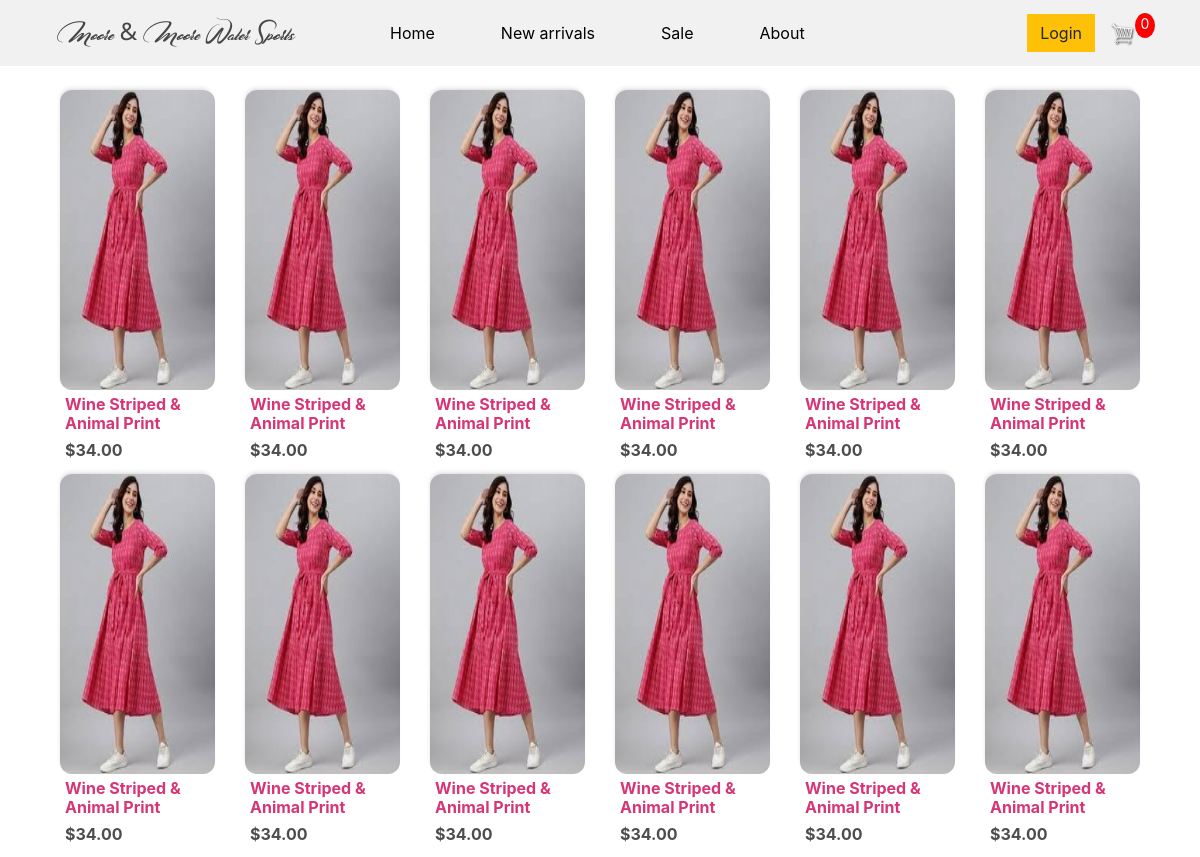
/categorys/, run on the app's committed database.
### my_app/models.py (models this page shows, shortened)
class CategoryItem(models.Model):
    name = models.CharField(max_length=200, null=True)
    price = models.CharField(max_length=200)
    image = models.ImageField(null=True, blank=True)

### my_app/views.py (the view)
# urls.py: path('categorys/', views.categorys, name="categorys"),
def categorys(request):
      categorysitem = CategoryItem.objects.all()
      context = {'categorysitem' : categorysitem}
      return render(request, 'store/category.html', context)

### my_app/templates/store/category.html
{% extends 'store/main.html' %}
{% load static %}
{% block content %}
<div class="container">
    <div class="row">
        {% for categorysitem in categorysitem %}
        <a href="{% url 'categroy_detail' categorysitem.id %}" class="col-lg-2" style="position: relative; text-decoration: none;">
            <img class="thumbnail" style="height: 300px;border-radius: 12px;" src="{{categorysitem.image.url}}">
            <div style="padding: 5px;border-radius: 12px;border: none;">
                <h6 href="" style="border: none;border-radius: 12px;outline: none;color: #d73676;">
                    <strong>{{categorysitem.name}}</strong>
                </h6>
                <h6><strong>${{categorysitem.price|floatformat:2}}</strong></h6>
            </div>
        </a>
        {% endfor %}
    </div>
</div>
{% endblock content %}

### my_app/static/css/main.css (style rules this page uses)
body { background-color: #fff; }
h1,h2,h3,h4,h5,h6 { color:hsl(0, 0%, 30%); }
.thumbnail { width: 100%; height: 240px; -webkit-box-shadow: -1px -3px 5px -2px rgba(214,214,214,1); -moz-box-shadow: -1px -3px 5px -2px rgba(214,214,214,1); box-shadow: -1px -3px 5px -2px rgba(214,214,214,1); }

### data on the page
CategoryItem: image (picture), name "Wine Striped & Animal Print", price "34.00"
CategoryItem: image (picture), name "Wine Striped & Animal Print", price "34.00"
CategoryItem: image (picture), name "Wine Striped & Animal Print", price "34.00"
CategoryItem: image (picture), name "Wine Striped & Animal Print", price "34.00"
CategoryItem: image (picture), name "Wine Striped & Animal Print", price "34.00"
CategoryItem: image (picture), name "Wine Striped & Animal Print", price "34.00"
CategoryItem: image (picture), name "Wine Striped & Animal Print", price "34.00"
CategoryItem: image (picture), name "Wine Striped & Animal Print", price "34.00"
CategoryItem: image (picture), name "Wine Striped & Animal Print", price "34.00"
CategoryItem: image (picture), name "Wine Striped & Animal Print", price "34.00"
CategoryItem: image (picture), name "Wine Striped & Animal Print", price "34.00"
CategoryItem: image (picture), name "Wine Striped & Animal Print", price "34.00"
